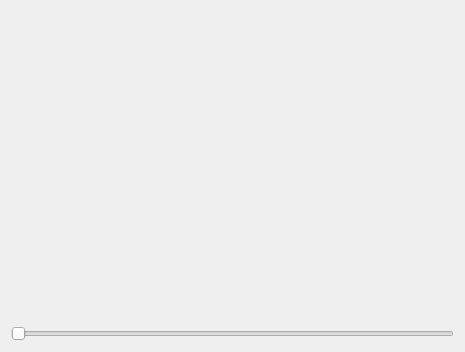
<?xml version="1.0" encoding="UTF-8"?>
<ui version="4.0">
 <class>Demo_WaveProgress</class>
 <widget class="QDialog" name="Demo_WaveProgress">
  <property name="geometry">
   <rect>
    <x>0</x>
    <y>0</y>
    <width>465</width>
    <height>352</height>
   </rect>
  </property>
  <property name="windowTitle">
   <string>Dialog</string>
  </property>
  <layout class="QVBoxLayout" name="verticalLayout">
   <item>
    <widget class="LWaveUpProgress" name="widget" native="true"/>
   </item>
   <item>
    <widget class="QSlider" name="horizontalSlider">
     <property name="orientation">
      <enum>Qt::Horizontal</enum>
     </property>
    </widget>
   </item>
  </layout>
 </widget>
 <customwidgets>
  <customwidget>
   <class>LWaveUpProgress</class>
   <extends>QWidget</extends>
   <header>lwaveupprogress.h</header>
   <container>1</container>
  </customwidget>
 </customwidgets>
 <resources/>
 <connections/>
</ui>
